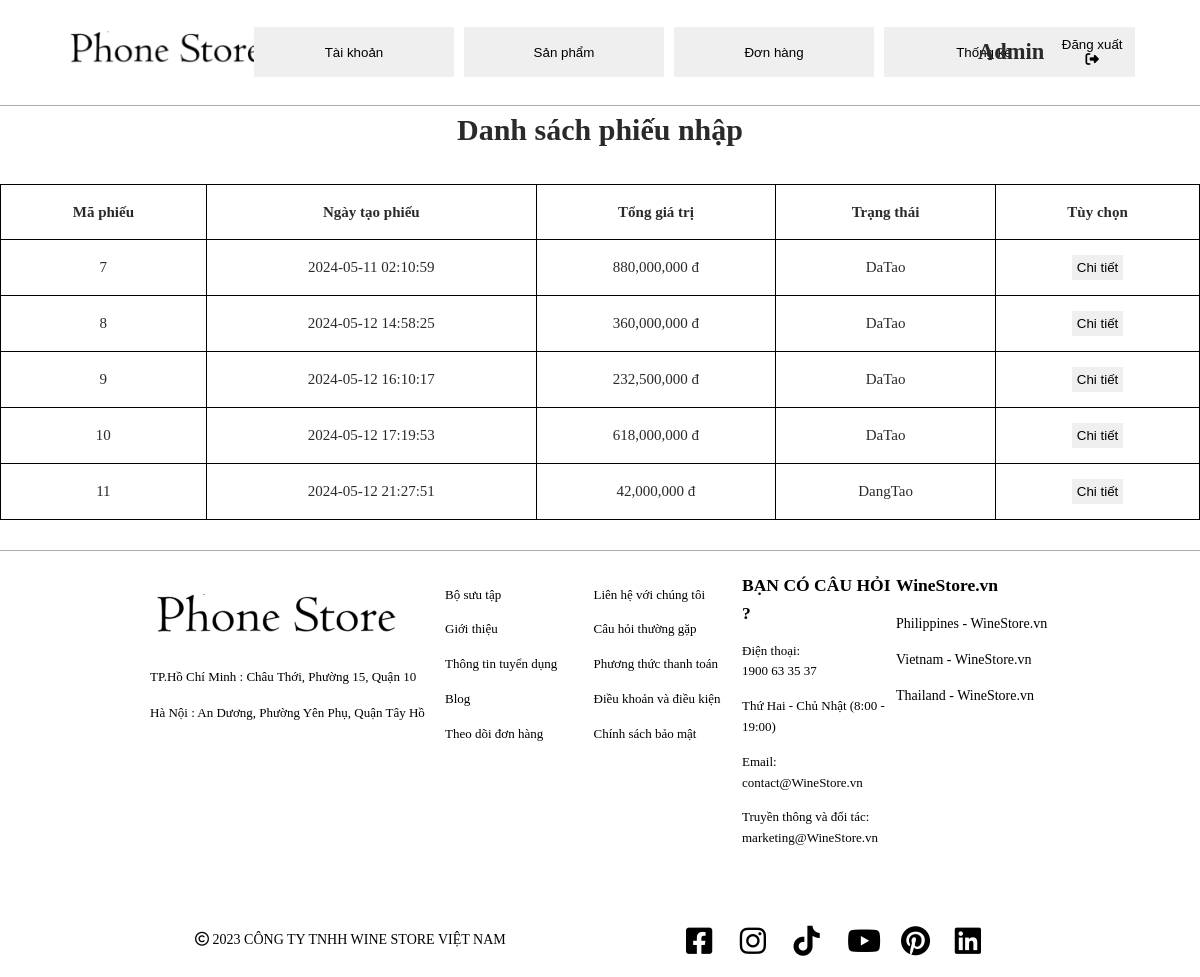
The page /Admin/index.php?controller=productImportList on the database its author committed.
### tables this page shows
CREATE TABLE `phieunhap` (
  `MaPhieu` int(10) UNSIGNED NOT NULL,
  `TongGiaTri` bigint(30) UNSIGNED NOT NULL,
  `NgayTao` datetime NOT NULL,
  `TrangThai` enum('DangTao','DaTao') NOT NULL DEFAULT 'DangTao'
);

### Admin/view/productImportList.php (the view)
<?php
      $importList = mysqli_query($conn, "select * from phieunhap");
?>
<table id="import-table">
      <h1>Danh sách phiếu nhập</h1>
      <thead>
            <tr>
            <th>Mã phiếu</th><th>Ngày tạo phiếu</th><th>Tổng giá trị</th><th>Trạng thái</th><th>Tùy chọn</th>
            </tr>
      </thead>
      <tbody>
            <?php
                  while($Import = mysqli_fetch_array($importList)) {
                        $stringImport = "";
                        $stringImport .= "<tr>
                                    <td>$Import[MaPhieu]</td>
                                    <td>$Import[NgayTao]</td>
                                    <td>".number_format($Import['TongGiaTri'])." đ</td>
                                    <td>$Import[TrangThai]</td>";
                        $stringImport .= "<td><button onclick='openChiTietPhieuNhap($Import[MaPhieu])'>Chi tiết</button></td></tr>";
                        echo $stringImport;
                  }
            ?>
      </tbody>
</table>

### Admin/view/header.php (shortened to what this page needs)
<!DOCTYPE html>
<html lang="en">
<head>
      <link rel="stylesheet" href="https://cdnjs.cloudflare.com/ajax/libs/font-awesome/6.4.0/css/all.min.css">
      <link rel="stylesheet" href="CSS/style.css">
      <link rel="stylesheet" href="CSS/order.css">
      <link rel="stylesheet" href="CSS/user.css">
      <link rel="stylesheet" href="CSS/product.css">
</head>
<body>
      <header>
            <ul id="header-left">
                  <li><img src="../IMG/logo_wine_store.png" alt="" class="logo"></li>
            </ul>
            <ul id="header-middle">
                        <li><a href='http://localhost/HTTT_Project/Admin/index.php?controller=user'><button>Tài khoản</button></a></li>
                        <li><a href='http://localhost/HTTT_Project/Admin/index.php?controller=product'><button>Sản phẩm</button></a></li>
                        <li><a href='http://localhost/HTTT_Project/Admin/index.php?controller=order'><button>Đơn hàng</button></a></li>
                        <li><a href='http://localhost/HTTT_Project/Admin/index.php?controller=thongKe'><button>Thống kê</button></a></li>
            </ul>
            <div id="header-right">
                  <h2>Admin</h2>
                  <button onclick="logOut()"id="logOut">Đăng xuất <i class="fa-solid fa-right-from-bracket"></i></button>
            </div>
      </header>
      <main>

### Admin/index.php (shortened to what this page needs)
<?php
      include("../lib/connection.php");
      include("view/header.php");
      $controller = $_GET['controller'];
      switch($controller) {
            case "productImportList":
                  include("view/productImportList.php");
                  break;
      }
      include("view/footer.php");

### Admin/view/footer.php (shortened to what this page needs)
</main>
<footer>
            <div id="footer1">
                  <div id="footer-info">
                        <ul>
                              <li><img src="../IMG/logo_wine_store.png" alt=""></li>
                              <li>TP.Hồ Chí Minh : Châu Thới, Phường 15, Quận 10</li>
                              <li>Hà Nội : An Dương, Phường Yên Phụ, Quận Tây Hồ</li>
                        </ul>
                  </div>
                  <div id="footer-link">
                        <ul>
                              <li><a href="#" class="link">Bộ sưu tập</a></li>
                              <li><a href="#" class="link">Giới thiệu</a></li>
                              <li><a href="#" class="link">Thông tin tuyển dụng</a></li>
                              <li><a href="#" class="link">Blog</a></li>
                              <li><a href="#" class="link">Theo dõi đơn hàng</a></li>
                        </ul>
                  </div>
                  <div id="footer-service">
                        <ul>
                              <li><a href="#" class="link">Liên hệ với chúng tôi</a></li>
                              <li><a href="#" class="link">Câu hỏi thường gặp</a></li>
                              <li><a href="#" class="link">Phương thức thanh toán</a></li>
                              <li><a href="#" class="link">Điều khoản và điều kiện</a></li>
                              <li><a href="#" class="link">Chính sách bảo mật</a></li>
                        </ul>
                  </div>
                  <div id="footer-question">
                        <h3>BẠN CÓ CÂU HỎI ?</h3>
                        <ul>
                              <li><span>Điện thoại:</span><br><a href="#" class="link">1900 63 35 37</a></li>
                              <li>Thứ Hai - Chủ Nhật (8:00 - 19:00)</li>
                              <li><span>Email:</span><br><a href="#" class="link">contact@WineStore.vn</a></li>
                              <li><span>Truyền thông và đối tác:</span><br><a href="#" class="link">marketing@WineStore.vn</a></li>
                        </ul>
                  </div>
                  <div id="footer-about">
                        <h3>WineStore.vn</h3>
                        <ul>
                              <li><a href="#"class="link">Philippines - WineStore.vn</a></li>
                              <li><a href="#"class="link">Vietnam - WineStore.vn</a></li>
                              <li><a href="#"class="link">Thailand - WineStore.vn</a></li>
                        </ul>
                  </div>
            </div>
            <div id="footer2">
                  <div id="footer2-left"><i class="fa-regular fa-copyright fa-s"></i> 2023 CÔNG TY TNHH WINE STORE VIỆT NAM</div>
                  <div id="footer2-right">
                        <div id="social-icon">
                        </div>
                        <div><img src="https://potico.vn/storage/assets/images/others/logoSaleNoti.png" alt="" style="width: 250px;margin-top: 15px;"></div>
                  </div>
            </div>
      </footer>
</body>
</html>

### Admin/CSS/style.css (style rules this page uses)
* { margin: 0; padding: 0; }
a { text-decoration: none; color: #333; }
ul { list-style-type: none; }
body { width: 100%; color: #2a2a2a; font-family: Times; font-size: 15px; line-height: 1.6; }
.logo { padding: 5px; width: 200px; }
header { border-bottom: solid 1px #adadad; padding: 20px 5% 20px 5%; display: flex; justify-content: space-between; }
#header-left { width: 10%; display: flex; justify-content: space-evenly; }
#header-middle { width: 60%; display: flex; justify-content: space-evenly; align-items: center; }
header button { width: 200px; height: 50px; }
#header-right { width: 15%; display: flex; justify-content: space-evenly; align-items: center; }
footer { border-top: solid 1px #adadad; padding-top: 20px; background-color: #ffffff; color:#000000 ; }
#footer1 { display: flex; padding: 0 150px 0 150px; }
.link { color: #000000; }
#footer-info { width: 500px; margin-right: 20px; }
#footer-info ul li { margin-top: 15px; font-size: 13px; }
#footer-info ul li img { width: 250px; }
#footer-link { width: 270px; }
#footer-link ul li { margin-top: 14px; font-size: 13px; }
#footer-service { width: 270px; }
#footer-service ul li { margin-top: 14px; font-size: 13px; }
#footer-question { width: 280px; }
#footer-question ul li { margin-top: 14px; font-size: 13px; }
#footer-about { width: 280px; }
#footer-about ul li { margin-top: 14px; font-size: 14px; }
#footer2 { margin-top: 80px; display: flex; justify-content: space-around; margin-left:150px; margin-right:150px; }
#footer2-left { font-size: 14px; }
main { display: flex; flex-direction: column; justify-content: space-around; align-items: center; }
table { margin-top: 30px; margin-bottom: 30px; width: 80%; }
table, th, td { border: 1px solid black; }
th, td { padding: 15px; }
button { margin: 5px; border: 1px; padding: 5px; width: auto }

### Admin/view/header.php (style rules this page uses)
table { width: 100%; border-collapse: collapse; }
td { text-align: center; vertical-align: middle; border: 1px solid #000; padding: 10px; }

### rows shown on the page
phieunhap: MaPhieu "7", NgayTao "2024-05-11 02:10:59", TongGiaTri "880,000,000", TrangThai "DaTao"
phieunhap: MaPhieu "8", NgayTao "2024-05-12 14:58:25", TongGiaTri "360,000,000", TrangThai "DaTao"
phieunhap: MaPhieu "9", NgayTao "2024-05-12 16:10:17", TongGiaTri "232,500,000", TrangThai "DaTao"
phieunhap: MaPhieu "10", NgayTao "2024-05-12 17:19:53", TongGiaTri "618,000,000", TrangThai "DaTao"
phieunhap: MaPhieu "11", NgayTao "2024-05-12 21:27:51", TongGiaTri "42,000,000", TrangThai "DangTao"
